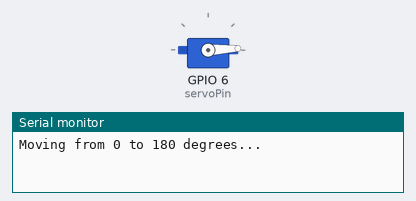
The sketch below on a simulated ESP32. On the bench: servo, the last lines printed to the serial monitor.

Above: at 0.05 s.
At 1.65 s:
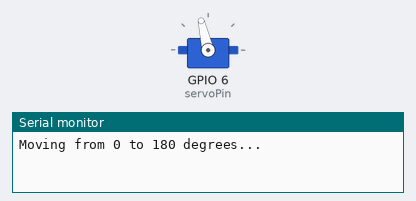
At 3.3 s:
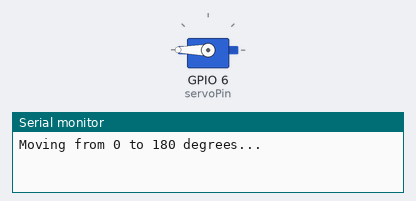
At 6.55 s:
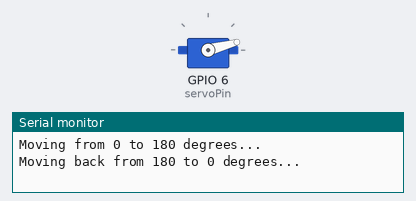
Timing chart, 0 to 10.1 s (numbered marks = the images above):
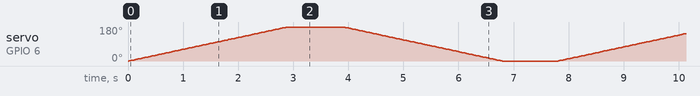

The sketch:

Servo_MoveTest.ino
```cpp
#include <ESP32Servo.h>

Servo myservo;  // create servo object to control a servo

int servoPin = 6;  // Pin to which the servo is connected

void setup() {
  // put your setup code here, to run once:
  myservo.attach(servoPin);  // attaches the servo on pin 13 to the servo object
  Serial.begin(115200);
}

void loop() {
  // Move the servo from 0 to 180 degrees over 3 seconds
  Serial.println("Moving from 0 to 180 degrees...");
  for (int pos = 0; pos <= 180; pos++) {
    myservo.write(pos);  // Set the servo position
    delay(3000 / 180);   // Delay for smooth movement (3 seconds divided by 180 steps)
  }

  delay(1000);  // Wait for 1 second at 180 degrees

  // Move the servo back from 180 to 0 degrees over 3 seconds
  Serial.println("Moving back from 180 to 0 degrees...");
  for (int pos = 180; pos >= 0; pos--) {
    myservo.write(pos);  // Set the servo position
    delay(3000 / 180);   // Delay for smooth movement
  }

  delay(1000);  // Wait for 1 second at 0 degrees
}
```
